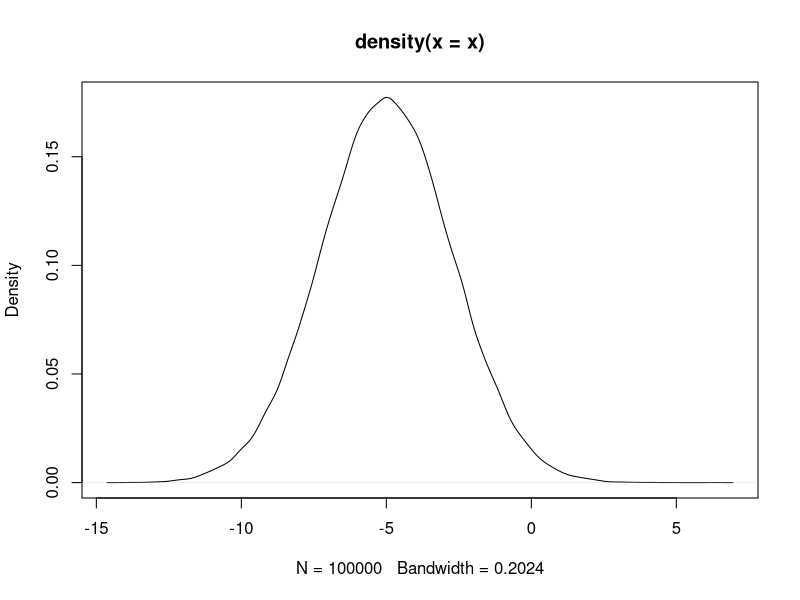
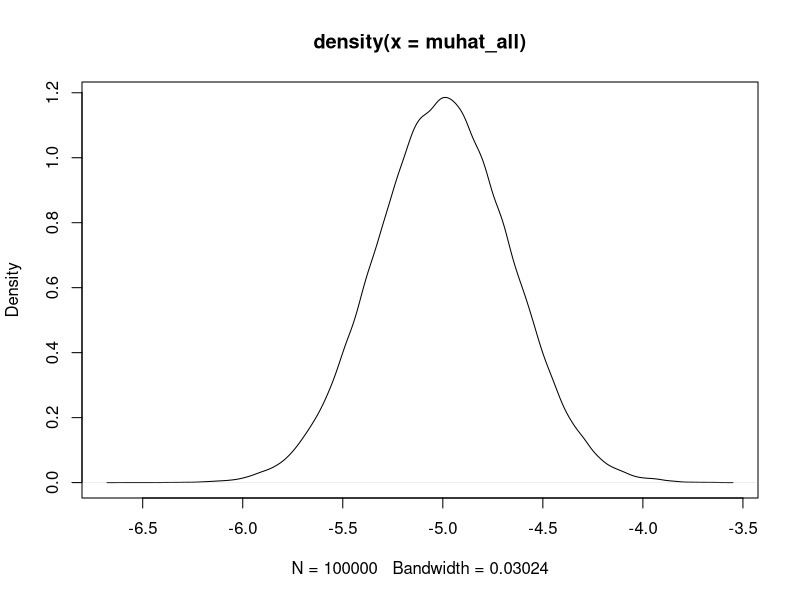
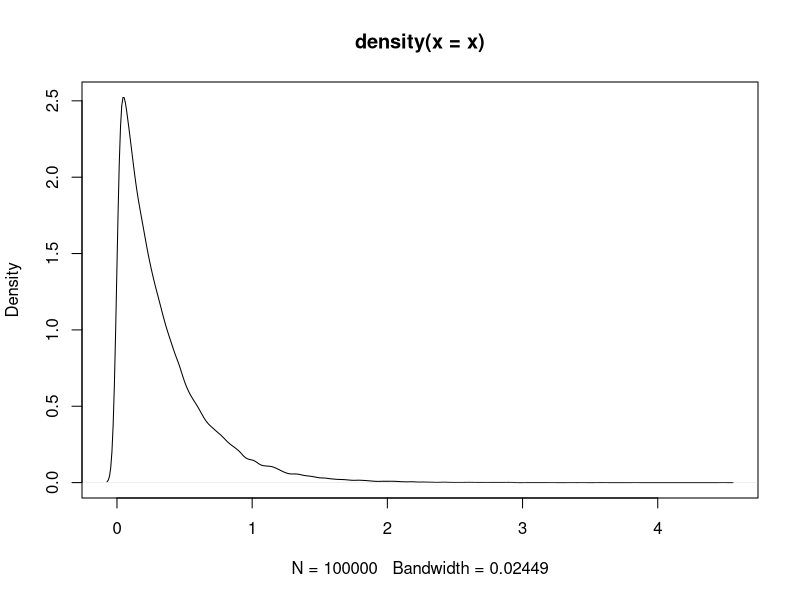
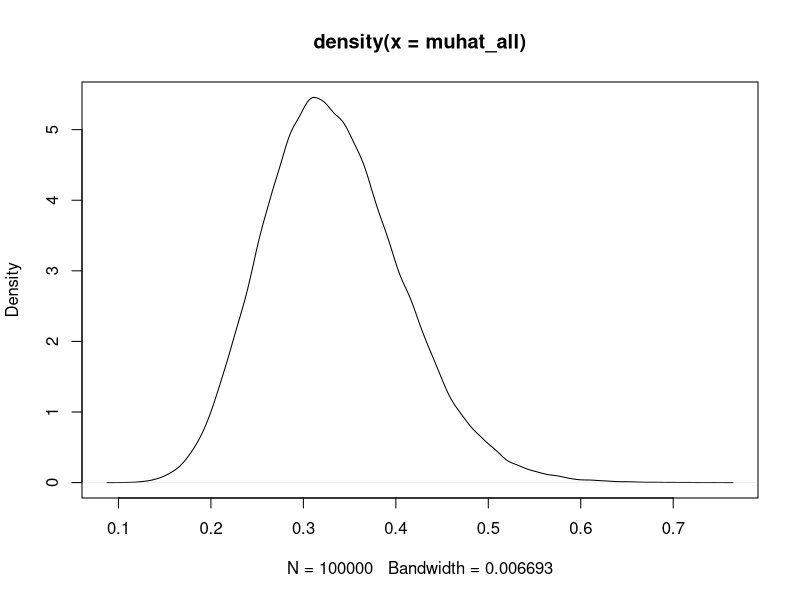

Recreate these plots in R, in order.
## ---- chunk 1
x = c(-5,-3,-1,0,2,4)
x = data.matrix(x)
# for p-norm = 1
norm(x, type = "1")
# for p-norm = 2
norm(x, type = "2")
# for p-norm = infinity
norm(x, type = "I")
## ---- chunk 2
x = rnorm(100000, mean = -5, sd = 2.25)
mean(x)
sd(x)
## ---- chunk 3
plot(density(x))
## ---- chunk 4
# Create the Monte Carlo Simulation
numsamp = 100000
muhat_all = matrix(0,nrow = numsamp,ncol = 1)
for (i in 1:numsamp){
  x = rnorm(20,mean=-5,sd=1.5)
  muhat_all[i] = mean(x)
}
mean(muhat_all)
sd(muhat_all)
## ---- chunk 5
plot(density(muhat_all))
## ---- chunk 6
# Create 'x' variable
x = rexp(100000, rate =3)
# Find mean and variance 
mean(x)
(sd(x))^2
## ---- chunk 7
plot(density(x))
## ---- chunk 8
numsamp = 100000
muhat_all = matrix(0,nrow = numsamp,ncol = 1)
for (i in 1:numsamp){
  x = rexp(20,rate = 3)
  muhat_all[i] = mean(x)
}
## ---- chunk 9
mean(muhat_all)
(sd(muhat_all))^2
## ---- chunk 10
plot(density(muhat_all))
